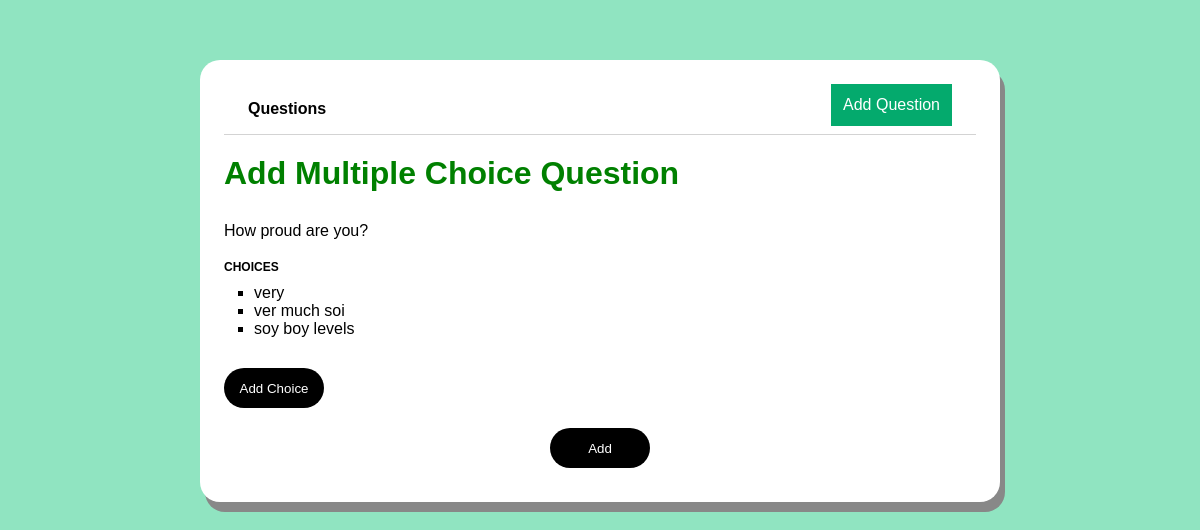
The page /add_mcq_add_choice/17 on the database its author committed.
### questions/models.py (models this page shows, shortened)
class MultiChoiceQuestion(models.Model):
    question = models.CharField(max_length=10000)
    created_at = models.DateTimeField(auto_now_add=True)
    updated_at = models.DateTimeField(auto_now=True)

class Choices(models.Model):
    mcq = models.ForeignKey(MultiChoiceQuestion, null=True, on_delete=models.CASCADE)
    choice = models.CharField(max_length=5000)
    def __str__(self):
        return self.choice

### questions/views.py (the view, shortened to what this page needs)
# urls.py: path('add_mcq_add_choice/<int:id>', views.addChoice, name="add_mcq_add_choice")
def addChoice(request, id):
    choices = Choices.objects.filter(mcq=id)
    multiChoiceQuestions = MultiChoiceQuestion.objects.get(id=id)
    form = AddChoices()
    context = {
        'form': form,
        'multiChoiceQuestions': multiChoiceQuestions,
        'choices': choices
    }
    print(choices)
    return render(request, 'add_mcq_add_choice.html', context)

### questions/templates/add_mcq_add_choice.html (shortened to what this page needs)
{%  extends 'layouts/page.html' %}
{% block content %}
<div class="add-question-page">
    <h1 class="title">Add Multiple Choice Question</h1>
        <div class="field-wrapper">
            {{multiChoiceQuestions.question}}
        </div>
        <div class="field-wrapper">
            <label>Choices</label>
            {% for choice in choices %}
            <ol>
                <li>{{choice.choice}}</li>
            </ol>
            {% endfor %}
        </div>
    <button id="myButton" class="add-choice-button">Add Choice</button>
    <a href="{% url 'index' %}">
        <button class="submit-button">Add</button>
    </a>
</div>
{% endblock %}

### questions/static/css/styles.css (style rules this page uses)
html, body { font-family: Arial; background-color: #90E4C1; }
*, *::after, *::before { box-sizing: border-box; }
a { text-decoration:none; }
.title { margin: 20px auto 30px auto; font-weight:900; }
.field-wrapper { display: flex; flex-direction: column; margin-bottom: 20px; }
.submit-button { display: block; width: 120px; height: 40px; border: none; border-radius: 20px; background-color: black; color: white; margin: 0 auto; cursor: pointer; }
.field-wrapper label { font-size: 12px; font-weight: 600; text-transform: uppercase; margin-bottom: 10px; }

### questions/templates/add_mcq_add_choice.html (style rules this page uses)
.submit-button, .add-choice-button { display: right; justify-content: right; width: 100px; height: 40px; border: none; border-radius: 20px; background-color: black; color: white; margin: 10px auto; cursor: pointer; }
h1 { color: green; }
ol { list-style:square; padding: 0 ; margin: 0; margin-left: 30px; }

### rows shown on the page
MultiChoiceQuestion: question "How proud are you?"
Choices: choice "very"
Choices: choice "ver much soi"
Choices: choice "soy boy levels"
